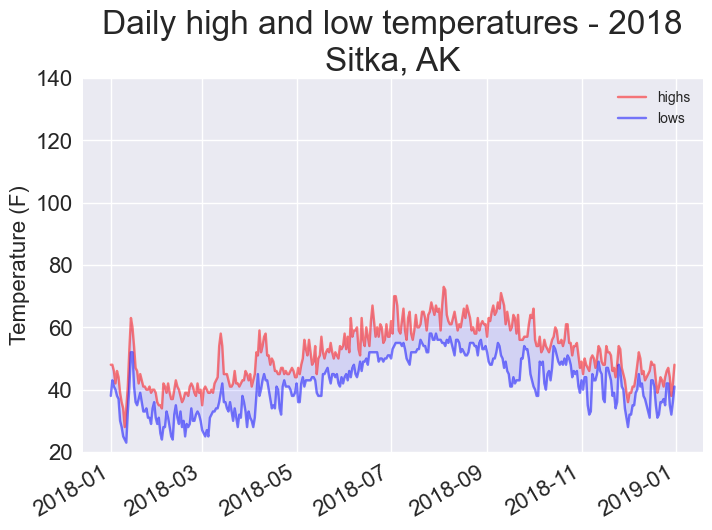

Here is the Python script that generated this plot:
import csv
from matplotlib import pyplot as plt
from datetime import datetime

filename = 'data/sitka_weather_2018_simple.csv'
with open(filename) as f:
	reader = csv.reader(f)
	header_row = next(reader)

	highs, lows, dates = [], [], []
	for row in reader:
		current_date = datetime.strptime(row[2], "%Y-%m-%d")
		high = int(row[5])
		low = int(row[6])
		highs.append(high)
		lows.append(low)
		dates.append(current_date)


plt.style.use('seaborn')
fig, ax = plt.subplots()
ax = plt.plot(dates, highs, c='red', alpha=0.5, label='highs')
ax = plt.plot(dates, lows, c='blue', alpha=0.5, label='lows')
plt.axis(ymin=20, ymax=140)
plt.fill_between(dates, highs, lows, facecolor='blue', alpha=0.1)

plt.title('Daily high and low temperatures - 2018\nSitka, AK', fontsize=24)
plt.xlabel('', fontsize=16)
fig.autofmt_xdate()
plt.ylabel('Temperature (F)', fontsize=16)
plt.tick_params(axis='both', which='major', labelsize=16)
plt.legend()

plt.savefig('sitka_highs_lows.png', bbox_inches='tight')